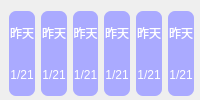
       <widget class="QWidget" name="widget0401" native="true">
        <layout class="QGridLayout" name="gridLayout_5">
         <property name="leftMargin">
          <number>9</number>
         </property>
         <property name="rightMargin">
          <number>6</number>
         </property>
         <property name="bottomMargin">
          <number>4</number>
         </property>
         <property name="horizontalSpacing">
          <number>6</number>
         </property>
         <property name="verticalSpacing">
          <number>0</number>
         </property>
         <item row="0" column="1">
          <widget class="QLabel" name="labelDay1">
           <property name="styleSheet">
            <string notr="true">color: rgb(255, 255, 255);
background-color: rgb(170, 170, 255);
border-radius: 7px;
border-bottom-right-radius: 0px;
border-bottom-left-radius: 0px;</string>
           </property>
           <property name="text">
            <string>昨天</string>
           </property>
           <property name="alignment">
            <set>Qt::AlignCenter</set>
           </property>
          </widget>
         </item>
         <item row="0" column="5">
          <widget class="QLabel" name="labelDay5">
           <property name="styleSheet">
            <string notr="true">color: rgb(255, 255, 255);
background-color: rgb(170, 170, 255);
border-radius: 7px;
border-bottom-right-radius: 0px;
border-bottom-left-radius: 0px;</string>
           </property>
           <property name="text">
            <string>昨天</string>
           </property>
           <property name="alignment">
            <set>Qt::AlignCenter</set>
           </property>
          </widget>
         </item>
         <item row="1" column="5">
          <widget class="QLabel" name="labelDate5">
           <property name="styleSheet">
            <string notr="true">color: rgb(255, 255, 255);
background-color: rgb(170, 170, 255);
border-radius: 7px;
border-top-right-radius: 0px;
border-top-left-radius: 0px;</string>
           </property>
           <property name="text">
            <string>1/21</string>
           </property>
           <property name="alignment">
            <set>Qt::AlignCenter</set>
           </property>
          </widget>
         </item>
         <item row="0" column="4">
          <widget class="QLabel" name="labelDay4">
           <property name="styleSheet">
            <string notr="true">color: rgb(255, 255, 255);
background-color: rgb(170, 170, 255);
border-radius: 7px;
border-bottom-right-radius: 0px;
border-bottom-left-radius: 0px;</string>
           </property>
           <property name="text">
            <string>昨天</string>
           </property>
           <property name="alignment">
            <set>Qt::AlignCenter</set>
           </property>
          </widget>
         </item>
         <item row="1" column="2">
          <widget class="QLabel" name="labelDate2">
           <property name="styleSheet">
            <string notr="true">color: rgb(255, 255, 255);
background-color: rgb(170, 170, 255);
border-radius: 7px;
border-top-right-radius: 0px;
border-top-left-radius: 0px;</string>
           </property>
           <property name="text">
            <string>1/21</string>
           </property>
           <property name="alignment">
            <set>Qt::AlignCenter</set>
           </property>
          </widget>
         </item>
         <item row="1" column="0">
          <widget class="QLabel" name="labelDate0">
           <property name="styleSheet">
            <string notr="true">color: rgb(255, 255, 255);
background-color: rgb(170, 170, 255);
border-radius: 7px;
border-top-right-radius: 0px;
border-top-left-radius: 0px;</string>
           </property>
           <property name="text">
            <string>1/21</string>
           </property>
           <property name="alignment">
            <set>Qt::AlignCenter</set>
           </property>
          </widget>
         </item>
         <item row="0" column="0">
          <widget class="QLabel" name="labelDay0">
           <property name="styleSheet">
            <string notr="true">color: rgb(255, 255, 255);
background-color: rgb(170, 170, 255);
border-radius: 7px;
border-bottom-right-radius: 0px;
border-bottom-left-radius: 0px;</string>
           </property>
           <property name="text">
            <string>昨天</string>
           </property>
           <property name="alignment">
            <set>Qt::AlignCenter</set>
           </property>
          </widget>
         </item>
         <item row="0" column="2">
          <widget class="QLabel" name="labelDay2">
           <property name="styleSheet">
            <string notr="true">color: rgb(255, 255, 255);
background-color: rgb(170, 170, 255);
border-radius: 7px;
border-bottom-right-radius: 0px;
border-bottom-left-radius: 0px;</string>
           </property>
           <property name="text">
            <string>昨天</string>
           </property>
           <property name="alignment">
            <set>Qt::AlignCenter</set>
           </property>
          </widget>
         </item>
         <item row="0" column="3">
          <widget class="QLabel" name="labelDay3">
           <property name="styleSheet">
            <string notr="true">color: rgb(255, 255, 255);
background-color: rgb(170, 170, 255);
border-radius: 7px;
border-bottom-right-radius: 0px;
border-bottom-left-radius: 0px;</string>
           </property>
           <property name="text">
            <string>昨天</string>
           </property>
           <property name="alignment">
            <set>Qt::AlignCenter</set>
           </property>
          </widget>
         </item>
         <item row="1" column="1">
          <widget class="QLabel" name="labelDate1">
           <property name="styleSheet">
            <string notr="true">color: rgb(255, 255, 255);
background-color: rgb(170, 170, 255);
border-radius: 7px;
border-top-right-radius: 0px;
border-top-left-radius: 0px;</string>
           </property>
           <property name="text">
            <string>1/21</string>
           </property>
           <property name="alignment">
            <set>Qt::AlignCenter</set>
           </property>
          </widget>
         </item>
         <item row="1" column="3">
          <widget class="QLabel" name="labelDate3">
           <property name="styleSheet">
            <string notr="true">color: rgb(255, 255, 255);
background-color: rgb(170, 170, 255);
border-radius: 7px;
border-top-right-radius: 0px;
border-top-left-radius: 0px;</string>
           </property>
           <property name="text">
            <string>1/21</string>
           </property>
           <property name="alignment">
            <set>Qt::AlignCenter</set>
           </property>
          </widget>
         </item>
         <item row="1" column="4">
          <widget class="QLabel" name="labelDate4">
           <property name="styleSheet">
            <string notr="true">color: rgb(255, 255, 255);
background-color: rgb(170, 170, 255);
border-radius: 7px;
border-top-right-radius: 0px;
border-top-left-radius: 0px;</string>
           </property>
           <property name="text">
            <string>1/21</string>
           </property>
           <property name="alignment">
            <set>Qt::AlignCenter</set>
           </property>
          </widget>
         </item>
        </layout>
       </widget>
